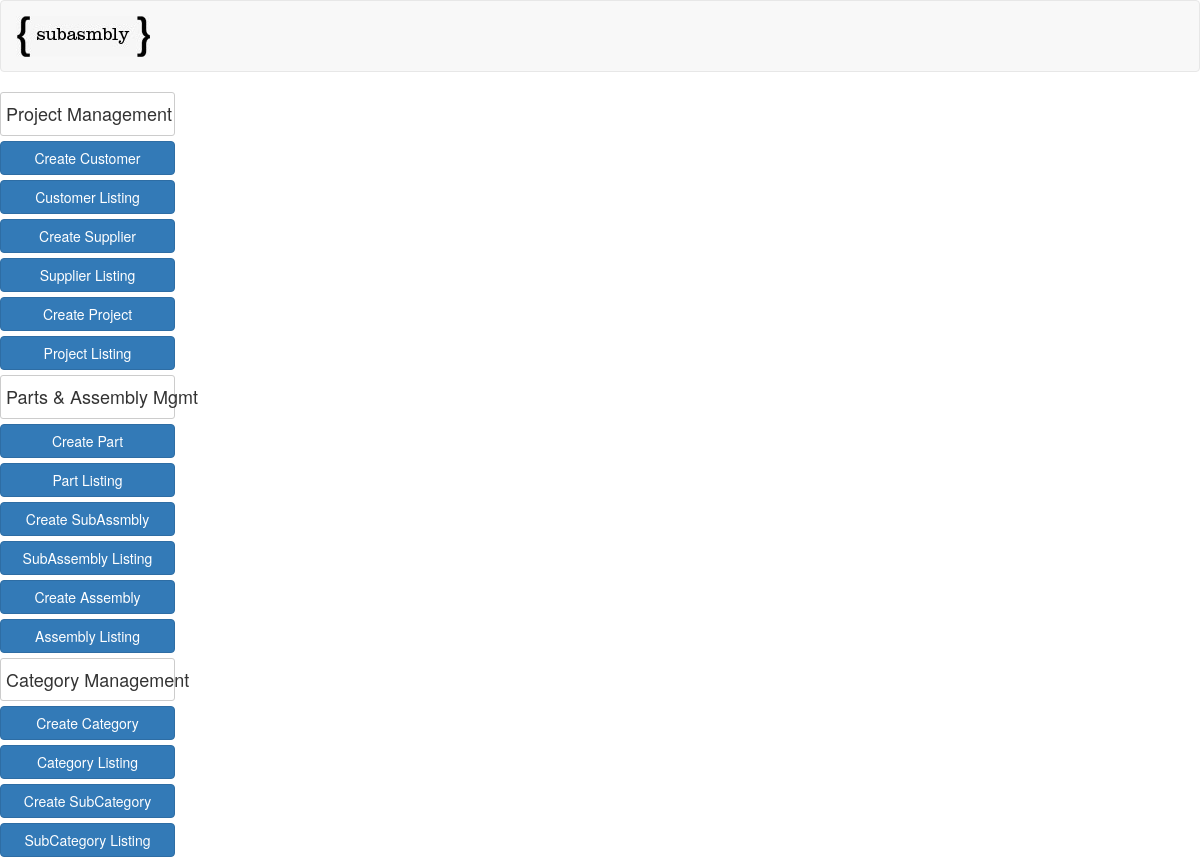
Page /assembly_list/ on the earlier database version.
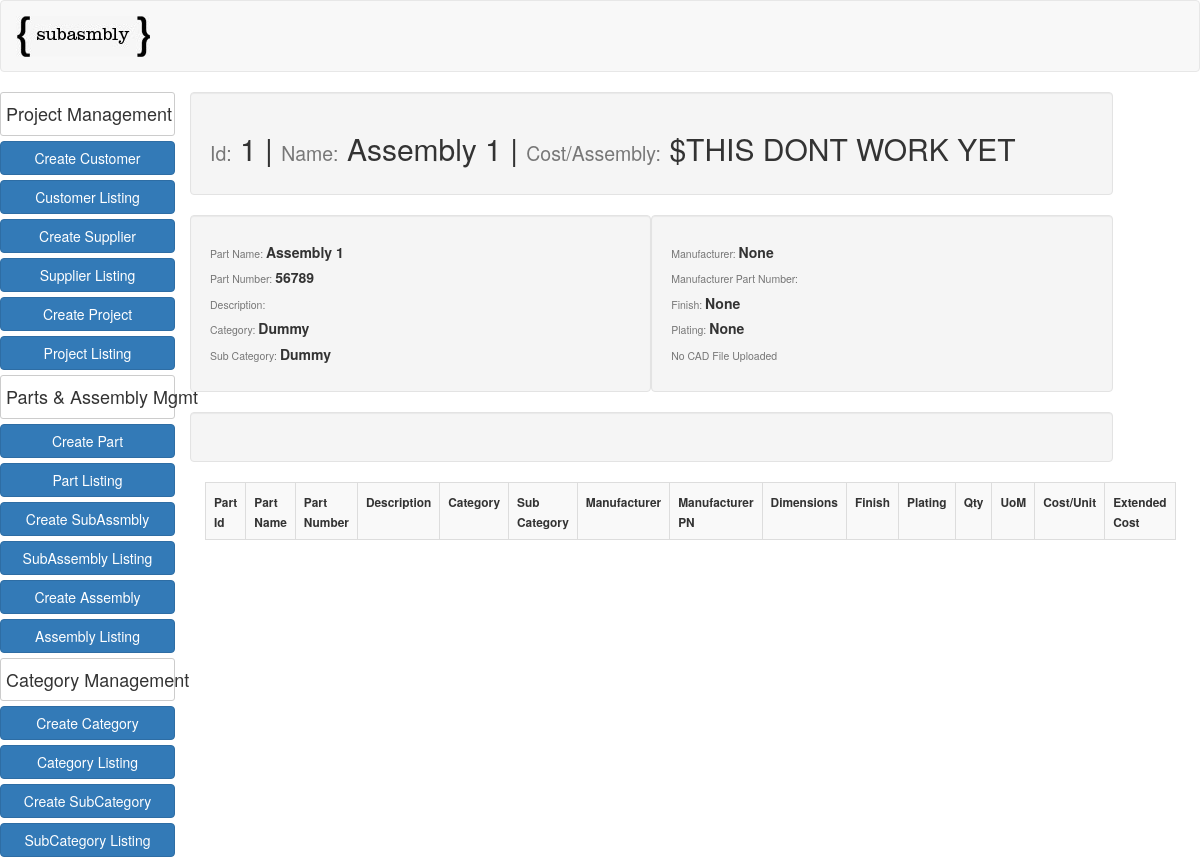
Same page on the later database version.
### app/models.py (models this page shows)
class Assembly(models.Model):
    assembly_name = models.CharField(max_length=50)
    assembly_part_number = models.CharField(max_length=50)
    description = models.CharField(max_length=50, null=True, blank=True)
    category = models.ForeignKey(Category, null=True, blank=True)
    sub_category = models.ForeignKey(SubCategory, null=True, blank=True)
    supplier = models.ForeignKey('app.Supplier', null=True, blank=True)
    supplier_pn = models.CharField(max_length=50, null=True, blank=True)
    finish = models.ForeignKey('app.FinishTable', null=True, blank=True)
    plating = models.ForeignKey('app.PlatingTable', null=True, blank=True)
    assembly_cost = models.DecimalField(max_digits=10, decimal_places=2, null=True, blank=True)
    notes = models.TextField(null=True, blank=True)
    cad_file = models.FileField(upload_to="cad_files", null=True, blank=True)

class Category(models.Model):
    category = models.CharField(max_length=30)
    def __str__(self):
        return self.category

class SubCategory(models.Model):
    category = models.ForeignKey(Category)
    subcategory = models.CharField(max_length=30)
    def __str__(self):
        return self.subcategory

### app/views.py (the view)
# urls.py: url(r'^assembly_list/$', AssemblyListView.as_view(), name="assembly_list_view"),
class AssemblyListView(ListView):
    model = Assembly
    def get_queryset(self):
        return self.model.objects.all()

### templates/app/assembly_list.html (shortened to what this page needs)
{% extends "bom.html" %}
{% load mathfilters %}
{% block content %}
    <div class="row">
  {% for object in object_list  %}
    <div class="col-md-12 well">
        <h2><small>Id:</small> {{object.pk}}  |  <small>Name:</small> {{object.assembly_name}}  |  <small>Cost/Assembly:</small> $THIS DONT WORK YET</h2>
    </div>
    <div class="col-md-6 well">
      <h5><small>Part Name:  </small><strong>{{object.assembly_name}}</strong></h5>
      <h5><small>Part Number:  </small><strong>{{object.assembly_part_number}}</strong></h5>
      <h5><small>Description:  </small><strong>{{object.description}}</strong></h5>
      <h5><small>Category:  </small><strong>{{object.category}}</strong></h5>
      <h5><small>Sub Category:  </small><strong>{{object.sub_category}}</strong></h5>
    </div>
    <div class="col-md-6 well">
      <h5><small>Manufacturer:  </small><strong>{{object.supplier}}</strong></h5>
      <h5><small>Manufacturer Part Number:  </small><strong>{{object.supplier_pn}}</strong></h5>
      <h5><small>Finish:  </small><strong>{{object.finish}}</strong></h5>
      <h5><small>Plating:  </small><strong>{{object.plating}}</strong></h5>
      {% if object.cad_file %}
      <h5><small><a href="{{object.cad_file.url}}">Click to View CAD</a></small></h5>
        {% else %}
          <h5><small>No CAD File Uploaded</small></h5>
      {% endif %}
    </div>
    <div class="col-md-12 well">
    </div>
  </div>
    <table class="table table-striped table-bordered table-hover">
        <tr>
          <th><small>Part Id</small></th>
          <th><small>Part Name</small></th>
          <th><small>Part Number</small></th>
          <th><small>Description</small></th>
          <th><small>Category</small></th>
          <th><small>Sub Category</small></th>
          <th><small>Manufacturer</small></th>
          <th><small>Manufacturer PN</small></th>
          <th><small>Dimensions</small></th>
          <th><small>Finish</small></th>
          <th><small>Plating</small></th>
          <th><small>Qty</small></th>
          <th><small>UoM</small></th>
          <th><small>Cost/Unit</small></th>
          <th><small>Extended Cost</small></th>
        </tr>
    </table>
  {% endfor %}
</div>
{% endblock %}

Differences in the rows shown:
added Assembly: pk "1", assembly_name "Assembly 1", assembly_part_number "56789", category "Dummy", sub_category "Dummy", supplier "None", finish "None", plating "None", cad_file "No CAD File Uploaded"
